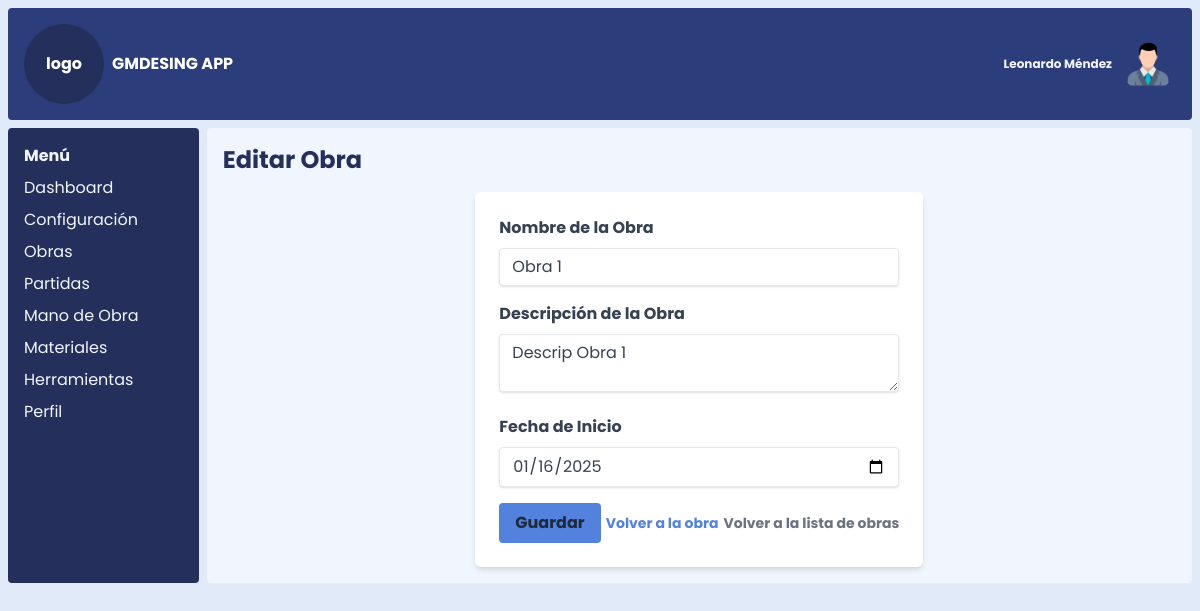
The app's page /obra/editar/4 with its own data.
### models.py (models this page shows)
class Obra(db.Model):
    __tablename__ = 'obra'
    id_obra = db.Column(db.Integer, primary_key=True)
    nombre_obra = db.Column(db.String(100), nullable=False)
    descripcion_obra = db.Column(db.Text)
    cliente_nombre = db.Column(db.String(100))
    fecha_inicio = db.Column(db.Date)
    gastos_administrativos = db.Column(db.Date)
    partidas = db.relationship('ObraPartida', back_populates='obra', lazy='dynamic')  # Relación con Partidas

### app.py (the view, shortened to what this page needs)
@app.route('/obra/editar/<int:id_obra>', methods=['GET', 'POST'])
def editar_obra(id_obra):
    obra = Obra.query.get_or_404(id_obra)
    form = ObraForm(obj=obra) # Pre-carga el formulario con los datos de la obra
    return render_template('crear_obra.html', form=form, edit=True, obra_id=id_obra, datos=datos) # Reutiliza crear_obra.html

### forms.py
class ObraForm(FlaskForm):
    nombre_obra = StringField('Nombre de la Obra', validators=[DataRequired()])
    descripcion_obra = TextAreaField('Descripción de la Obra')
    fecha_inicio = DateField('Fecha de Inicio', validators=[DataRequired()])
    submit = SubmitField('Guardar')

### templates/crear_obra.html (shortened to what this page needs)
{% extends 'index.html' %}
{% import 'componentes/formulario.html' as macros %}
{% block content %}
    <h1 class="text-2xl font-bold mb-4">{% if edit %}Editar Obra{% else %}Crear Nueva Obra{% endif %}</h1>
    <form method="POST" class="max-w-md mx-auto bg-white p-6 rounded-md shadow-md">
        {{ macros.render_field(form.nombre_obra) }}
        {{ macros.render_field(form.descripcion_obra) }}
        {{ macros.render_field(form.fecha_inicio) }}
        <div class="flex items-center justify-between">
            {{ form.submit(class="bg-blue-500 hover:bg-blue-700 text-slate-800 font-bold py-2 px-4 rounded focus:outline-none focus:shadow-outline") }}
            {% if edit %}
                <a href="{{ url_for('ver_obra', id_obra=obra_id) }}" class="inline-block align-baseline font-bold text-sm text-blue-500 hover:text-blue-800">Volver a la obra</a>
            {% endif %}
            <a href="{{ url_for('index') }}" class="inline-block align-baseline font-bold text-sm text-gray-500 hover:text-gray-800">Volver a la lista de obras</a>
        </div>
    </form>
{% endblock %}

### templates/componentes/formulario.html (shortened to what this page needs)
{% macro render_field(form_field) %}
    <div class="mb-4">
        {{ form_field.label(class="block text-gray-700 font-bold mb-2") }}
        {{ form_field(class="shadow appearance-none border rounded w-full py-2 px-3 text-gray-700 leading-tight focus:outline-none focus:shadow-outline") }}
    </div>
{% endmacro %}

### static/css/styles.css (style rules this page uses)
html, :host { line-height: 1.5; -webkit-text-size-adjust: 100%; -moz-tab-size: 4; -o-tab-size: 4; tab-size: 4; font-family: Poppins, sans-serif; font-feature-settings: normal; font-variation-settings: normal; -webkit-tap-highlight-color: transparent; }
body { margin: 0; line-height: inherit; }
h1, h2, h3, h4, h5, h6 { font-size: inherit; font-weight: inherit; }
a { color: inherit; text-decoration: inherit; }
button, input, optgroup, select, textarea { font-family: inherit; font-feature-settings: inherit; font-variation-settings: inherit; font-size: 100%; font-weight: inherit; line-height: inherit; letter-spacing: inherit; color: inherit; margin: 0; padding: 0; }
button, input:where([type='button']), input:where([type='reset']), input:where([type='submit']) { -webkit-appearance: button; background-color: transparent; background-image: none; }
blockquote, dl, dd, h1, h2, h3, h4, h5, h6, hr, figure, p, pre { margin: 0; }
textarea { resize: vertical; }
input::placeholder, textarea::placeholder { opacity: 1; color: #9ca3af; }
.base { --tw-bg-opacity: 1; background-color: rgb(224 234 249 / var(--tw-bg-opacity, 1)); }
.mx-auto { margin-left: auto; margin-right: auto; }
.mb-2 { margin-bottom: 0.5rem; }
.mb-4 { margin-bottom: 1rem; }
.block { display: block; }
.inline-block { display: inline-block; }
.flex { display: flex; }
.grid { display: grid; }
.h-\[100vh\] { height: 100vh; }
.w-full { width: 100%; }
.max-w-md { max-width: 28rem; }
.appearance-none { -webkit-appearance: none; -moz-appearance: none; appearance: none; }
.grid-cols-12 { grid-template-columns: repeat(12, minmax(0, 1fr)); }
.items-center { align-items: center; }
.justify-between { justify-content: space-between; }
.gap-2 { gap: 0.5rem; }
.rounded { border-radius: 0.25rem; }
.rounded-md { border-radius: 0.375rem; }
.border { border-width: 1px; }
.bg-blue-500 { --tw-bg-opacity: 1; background-color: rgb(83 130 222 / var(--tw-bg-opacity, 1)); }
.bg-white { --tw-bg-opacity: 1; background-color: rgb(255 255 255 / var(--tw-bg-opacity, 1)); }
.p-2 { padding: 0.5rem; }
.p-6 { padding: 1.5rem; }
.px-3 { padding-left: 0.75rem; padding-right: 0.75rem; }
.px-4 { padding-left: 1rem; padding-right: 1rem; }
.py-2 { padding-top: 0.5rem; padding-bottom: 0.5rem; }
.align-baseline { vertical-align: baseline; }
.text-2xl { font-size: 1.5rem; line-height: 2rem; }
.text-sm { font-size: 0.875rem; line-height: 1.25rem; }
.font-bold { font-weight: 700; }
.leading-tight { line-height: 1.25; }
.text-blue-500 { --tw-text-opacity: 1; color: rgb(83 130 222 / var(--tw-text-opacity, 1)); }
.text-gray-500 { --tw-text-opacity: 1; color: rgb(107 114 128 / var(--tw-text-opacity, 1)); }
.text-gray-700 { --tw-text-opacity: 1; color: rgb(55 65 81 / var(--tw-text-opacity, 1)); }
.text-slate-800 { --tw-text-opacity: 1; color: rgb(30 41 59 / var(--tw-text-opacity, 1)); }
.shadow { --tw-shadow: 0 1px 3px 0 rgb(0 0 0 / 0.1), 0 1px 2px -1px rgb(0 0 0 / 0.1); --tw-shadow-colored: 0 1px 3px 0 var(--tw-shadow-color), 0 1px 2px -1px var(--tw-shadow-color); box-shadow: var(--tw-ring-offset-shadow, 0 0 #0000), var(--tw-ring-shadow, 0 0 #0000), var(--tw-shadow); }
.shadow-md { --tw-shadow: 0 4px 6px -1px rgb(0 0 0 / 0.1), 0 2px 4px -2px rgb(0 0 0 / 0.1); --tw-shadow-colored: 0 4px 6px -1px var(--tw-shadow-color), 0 2px 4px -2px var(--tw-shadow-color); box-shadow: var(--tw-ring-offset-shadow, 0 0 #0000), var(--tw-ring-shadow, 0 0 #0000), var(--tw-shadow); }

### records on screen
Obra: nombre_obra "Obra 1", descripcion_obra "Descrip Obra 1", fecha_inicio "01/16/2025"

### other values on screen
{{ datos.sistema }} "GMDESING APP"
{{ datos.usuario }} "Leonardo Méndez"
{{ item.name }} "Dashboard" "Configuración" "Obras" "Partidas" "Mano de Obra" "Materiales" "Herramientas" "Perfil"
